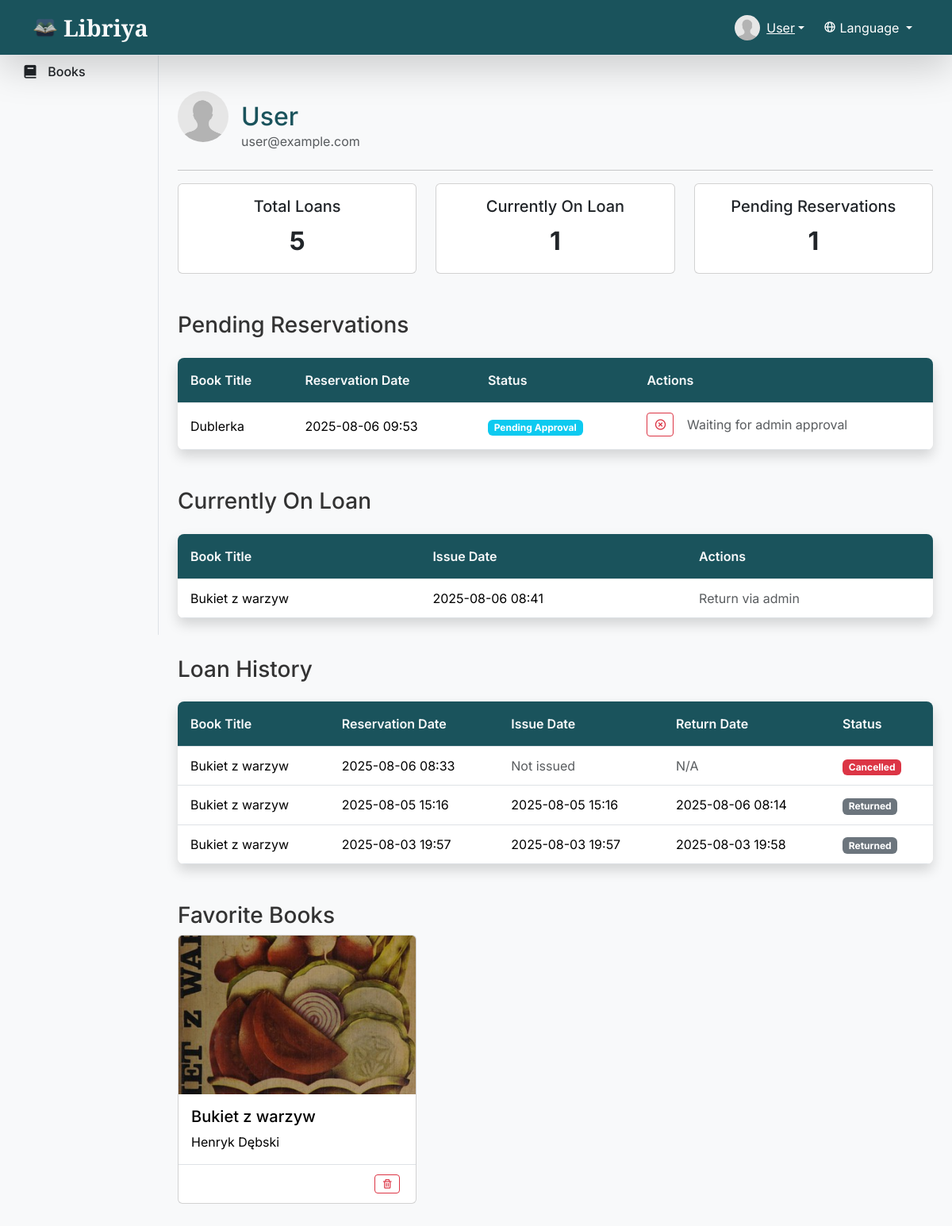
Screenshot of /user/profile/1 (signed in) with the database file from the repository.
### app/models.py (models this page shows, shortened)
class User(UserMixin, db.Model):
    id = db.Column(db.Integer, primary_key=True)
    username = db.Column(db.String(50), unique=True,
                         nullable=False, index=True)
    email = db.Column(db.String(120), unique=True, nullable=False, index=True)
    password_hash = db.Column(db.String(128), nullable=False)
    image_file = db.Column(db.String(20), nullable=False,
                           default='default.jpg')
    loans = db.relationship('Loan', back_populates='user', lazy=True)
    is_admin = db.Column(db.Boolean, default=False)
    favorites = db.relationship('Book', secondary=favorites, lazy='subquery',
                                backref=db.backref('favorited_by', lazy=True))
    received_notifications = db.relationship(
        'Notification', foreign_keys='Notification.recipient_id', back_populates='recipient', lazy=True, cascade='all, delete-orphan')
    sent_notifications = db.relationship(
        'Notification', foreign_keys='Notification.sender_id', back_populates='sender', lazy=True)
    comments = db.relationship('Comment', back_populates='user', lazy=True, cascade='all, delete-orphan')

class Loan(db.Model):
    id = db.Column(db.Integer, primary_key=True)
    book_id = db.Column(db.Integer, db.ForeignKey('book.id'), nullable=False)
    user_id = db.Column(db.Integer, db.ForeignKey('user.id'), nullable=False)
    reservation_date = db.Column(db.DateTime, default=datetime.datetime.utcnow)
    issue_date = db.Column(db.DateTime)
    return_date = db.Column(db.DateTime)
    status = db.Column(db.String(50), default='pending', nullable=False)
    book = db.relationship('Book', backref='loans')
    user = db.relationship('User', back_populates='loans')
    notifications = db.relationship(
        'Notification', back_populates='loan', lazy=True, cascade='all, delete-orphan')

class Book(db.Model):
    id = db.Column(db.Integer, primary_key=True)
    isbn = db.Column(db.String(13), unique=True, nullable=False, index=True)
    title = db.Column(db.String(200), nullable=False, index=True)
    authors = db.relationship(
        'Author', secondary=book_authors, lazy='subquery', back_populates='books')
    genres = db.relationship(
        'Genre', secondary=book_genres, lazy='subquery', back_populates='books')
    year = db.Column(db.Integer, nullable=False)
    cover = db.Column(db.String(200))
    status = db.Column(db.String(50), default='available', nullable=False)
    comments = db.relationship('Comment', back_populates='book', lazy=True, cascade='all, delete-orphan')

class Author(db.Model):
    id = db.Column(db.Integer, primary_key=True)
    name = db.Column(db.String(100), nullable=False, index=True)
    books = db.relationship('Book', secondary=book_authors,
                            lazy='subquery', back_populates='authors')

### app/routes.py (the view)
@bp.route("/user/profile/<int:user_id>")
@login_required
def user_profile(user_id):
    user = current_user
    all_loans = sorted(
        user.loans, key=lambda x: x.reservation_date, reverse=True)
    active_loans = [loan for loan in all_loans if loan.status == 'active']
    loan_history = [loan for loan in all_loans if loan.status ==
                    'returned' or loan.status == 'cancelled']
    pending_loans = [loan for loan in all_loans if loan.status == 'pending']
    favorite_books = user.favorites
    return render_template(
        "user_profile.html",
        user=user,
        loans=all_loans,
        active_loans=active_loans,
        loan_history=loan_history,
        pending_loans=pending_loans,
        favorite_books=favorite_books,
        title=f"{user.username}"
    )

### app/templates/user_profile.html
{% extends "layout.html" %}
{% block content %}
<div class="container">
    <div class="d-flex align-items-center mb-4">
        <img class="rounded-circle" src="{{ url_for('static', filename='uploads/' + user.image_file) }}"
            style="width: 64px; height: 64px; object-fit: cover;">
        <div class="ms-3">
            <h2 class="mb-0">{{ user.username }}</h2>
            <p class="text-muted mb-0">{{ user.email }}</p>
        </div>
    </div>
    <hr>
    <div class="row mb-4">
        <div class="col-md-4">
            <div class="card text-center h-100">
                <div class="card-body">
                    <h5 class="card-title">{{ _('Total Loans') }}</h5>
                    <p class="card-text fs-2 fw-bold">{{ loans|length }}</p>
                </div>
            </div>
        </div>
        <div class="col-md-4">
            <div class="card text-center h-100">
                <div class="card-body">
                    <h5 class="card-title">{{ _('Currently On Loan') }}</h5>
                    <p class="card-text fs-2 fw-bold">{{ active_loans|length }}</p>
                </div>
            </div>
        </div>
        <div class="col-md-4">
            <div class="card text-center h-100">
                <div class="card-body">
                    <h5 class="card-title">{{ _('Pending Reservations') }}</h5>
                    <p class="card-text fs-2 fw-bold">{{ pending_loans|length }}</p>
                </div>
            </div>
        </div>
    </div>
    <h3 class="mt-5">{{ _('Pending Reservations') }}</h3>
    {% if pending_loans %}
    <table class="table table-hover">
        <thead>
            <tr>
                <th>{{ _('Book Title') }}</th>
                <th>{{ _('Reservation Date') }}</th>
                <th>{{ _('Status') }}</th>
                <th>{{ _('Actions') }}</th>
            </tr>
        </thead>
        <tbody>
            {% for loan in pending_loans %}
            <tr>
                <td>{{ loan.book.title }}</td>
                <td>{{ loan.reservation_date.strftime('%Y-%m-%d %H:%M') }}</td>
                <td><span class="badge bg-info">{{ _('Pending Approval') }}</span></td>
                <td>
                    <form action="{{ url_for('main.user_cancel_reservation', loan_id=loan.id) }}" method="POST"
                        style="display: inline;">
                        <button type="submit" class="btn btn-outline-danger btn-sm" data-bs-toggle="tooltip"
                            data-bs-placement="top" title="{{ _('Cancel My Reservation') }}">
                            <i class="bx bx-x-circle"></i>
                        </button>
                    </form>
                    <span class="text-muted ms-2">{{ _('Waiting for admin approval') }}</span>
                </td>
            </tr>
            {% endfor %}
        </tbody>
    </table>
    {% else %}
    <p>{{ _('No pending reservations.') }}</p>
    {% endif %}
    <h3 class="mt-5">{{ _('Currently On Loan') }}</h3>
    {% if active_loans %}
    <table class="table table-hover">
        <thead>
            <tr>
                <th>{{ _('Book Title') }}</th>
                <th>{{ _('Issue Date') }}</th>
                <th>{{ _('Actions') }}</th>
            </tr>
        </thead>
        <tbody>
            {% for loan in active_loans %}
            <tr>
                <td>{{ loan.book.title }}</td>
                <td>{{ loan.issue_date.strftime('%Y-%m-%d %H:%M') }}</td>
                <td>
                    <span class="text-muted">{{ _('Return via admin') }}</span>
                </td>
            </tr>
            {% endfor %}
        </tbody>
    </table>
    {% else %}
    <p>{{ _('No books are currently on loan.') }}</p>
    {% endif %}
    <h3 class="mt-5">{{ _('Loan History') }}</h3>
    {% if loan_history %}
    <table class="table table-hover">
        <thead>
            <tr>
                <th>{{ _('Book Title') }}</th>
                <th>{{ _('Reservation Date') }}</th>
                <th>{{ _('Issue Date') }}</th>
                <th>{{ _('Return Date') }}</th>
                <th>{{ _('Status') }}</th>
            </tr>
        </thead>
        <tbody>
            {% for loan in loan_history %}
            <tr>
                <td>{{ loan.book.title }}</td>
                <td>{{ loan.reservation_date.strftime('%Y-%m-%d %H:%M') }}</td>
                <td>
                    {% if loan.issue_date %}
                        {{ loan.issue_date.strftime('%Y-%m-%d %H:%M') }}
                    {% else %}
                        <span class="text-muted">{{ _('Not issued') }}</span>
                    {% endif %}
                </td>
                <td>
                    {% if loan.return_date %}
                        {{ loan.return_date.strftime('%Y-%m-%d %H:%M') }}
                    {% else %}
                        <span class="text-muted">{{ _('N/A') }}</span>
                    {% endif %}
                </td>
                <td>
                    {% if loan.status == 'returned' %}
                        <span class="badge bg-secondary">{{ _('Returned') }}</span>
                    {% elif loan.status == 'cancelled' %}
                        <span class="badge bg-danger">{{ _('Cancelled') }}</span>
                    {% else %}
                        <span class="badge bg-light text-dark">{{ loan.status.replace('_', ' ').title() }}</span>
                    {% endif %}
                </td>
            </tr>
            {% endfor %}
        </tbody>
    </table>
    {% else %}
    <p>{{ _('No loan history.') }}</p>
    {% endif %}
    <h3 class="mt-5">{{ _('Favorite Books') }}</h3>
    {% if user.favorites %}
    <div class="row">
        {% for book in user.favorites %}
        <div class="col-md-4 mb-3">
            <form action="{{ url_for('main.book_detail', book_id=book.id) }}" method="GET" class="card h-100 card-link">
                <button type="submit" class="card-button">
                    {% if book.cover %}
                        <img src="{{ url_for('static', filename='uploads/' + book.cover) }}" class="card-img-top"
                            alt="{{ book.title }}" style="object-fit: cover; height: 200px;">
                    {% else %}
                        <img src="{{ url_for('static', filename='img/default_book_cover.jpg') }}" class="card-img-top"
                            alt="{{ _('No cover available') }}" style="object-fit: cover; height: 200px;">
                    {% endif %}
                    <div class="card-body d-flex flex-column">
                        <h5 class="card-title">{{ book.title }}</h5>
                        <p class="card-text">
                            {% for author in book.authors %}
                            {{ author.name }}{% if not loop.last %}, {% endif %}
                            {% endfor %}
                        </p>
                    </div>
                </button>
                <div class="card-footer bg-transparent border-top d-flex justify-content-end">
                    <form action="{{ url_for('main.remove_favorite', book_id=book.id) }}" method="POST">
                        <button type="submit" class="btn btn-sm btn-outline-danger" data-bs-toggle="tooltip"
                            data-bs-placement="top" title="{{ _('Remove from Favorites') }}">
                            <i class="bx bx-trash"></i>
                        </button>
                    </form>
                </div>
            </form>
        </div>
        {% endfor %}
    </div>
    {% else %}
    <p>{{ _('No favorite books yet.') }}</p>
    {% endif %}
</div>
{% endblock %}

### app/templates/layout.html (shortened to what this page needs)
<!DOCTYPE html>
<html lang="en">
<head>
    <link href="https://cdn.jsdelivr.net/npm/bootstrap@5.3.3/dist/css/bootstrap.min.css" rel="stylesheet">
    <link href="https://unpkg.com/boxicons@2.1.4/css/boxicons.min.css" rel="stylesheet">
    <link rel="stylesheet" href="{{ url_for('static', filename='/css/style.css') }}">
    <link rel="stylesheet" href="https://cdn.jsdelivr.net/gh/lipis/flag-icons@7.0.0/css/flag-icons.min.css" />
</head>
<body class="{% if login_page %}login-background{% endif %}">
    <nav class="navbar navbar-expand-lg navbar-dark bg-custom-dark border-bottom shadow-lg fixed-top">
        <div class="container">
            <a class="navbar-brand title-text d-flex align-items-center" href="/">
                <img src="{{ url_for('static', filename='/images/logo.png') }}" alt="Libriya" class="me-2"> Libriya
            </a>
            <div class="collapse navbar-collapse" id="navbarSupportedContent">
                <ul class="navbar-nav ms-auto mb-2 mb-lg-0 d-flex align-items-center">
                    {% if current_user.is_authenticated %}
                    <li class="nav-item dropdown">
                        <a class="user-display dropdown-toggle d-flex align-items-center text-white" href="#"
                            role="button" id="userDropdown" data-bs-toggle="dropdown" aria-expanded="false">
                            <span class="position-relative d-inline-block me-2">
                                <img class="rounded-circle"
                                    src="{{ url_for('static', filename='uploads/' + current_user.image_file) }}"
                                    style="width: 32px; height: 32px; object-fit: cover;">
                            </span>
                            {{ current_user.username }}
                        </a>
                    </li>
                    {% else %}
                    <li class="nav-item">
                        <a class="nav-link text-white" href="{{ url_for('main.login') }}">{{ _('Log In') }}</a>
                    </li>
                    {% endif %}
                    <li class="nav-item dropdown ms-3">
                        <a class="nav-link dropdown-toggle text-white" href="#" id="languageDropdown" role="button"
                            data-bs-toggle="dropdown" aria-expanded="false">
                            <i class='bx bx-globe'></i> {{ _('Language') }}
                        </a>
                    </li>
                </ul>
            </div>
        </div>
    </nav>
    <div class="container-fluid">
        <div class="row">
            {% if not login_page %}
            <nav id="sidebarMenu" class="col-md-2 d-none d-md-block bg-light sidebar border-end pt-5">
                <div class="position-sticky pt-3">
                    <ul class="nav nav-pills flex-column">
                        <li class="nav-item mb-1">
                            <a class="nav-link {% if active_page == 'books' %}active {% else %}text-dark {% endif %}"
                                href="{{ url_for('main.home') }}">
                                <i class='bx bxs-book align-middle me-2'></i>
                                <span class="align-middle">{{ _('Books') }}</span>
                            </a>
                        </li>
                    </ul>
                </div>
            </nav>
            {% endif %}
            <main
                class="{% if login_page %}col-12{% else %}col-md-10 ms-sm-auto{% endif %} main-content {% if login_page %}login-full-height{% else %}pt-5{% endif %}">
                {% block content %}{% endblock %}
            </main>
        </div>
    </div>
</body>
</html>

### rows the page displays
User: image_file (placeholder picture), username "User", email "user@example.com"
Loan: book "Dublerka", reservation_date "2025-08-06 09:53"
Loan: book "Bukiet z warzyw", issue_date "2025-08-06 08:41"
Loan: book "Bukiet z warzyw", reservation_date "2025-08-06 08:33"
Loan: book "Bukiet z warzyw", reservation_date "2025-08-05 15:16", issue_date "2025-08-05 15:16", return_date "2025-08-06 08:14"
Loan: book "Bukiet z warzyw", reservation_date "2025-08-03 19:57", issue_date "2025-08-03 19:57", return_date "2025-08-03 19:58"
Book: cover (picture), title "Bukiet z warzyw"
Author: name "Henryk Dębski"

### other values shown
{{ loans|length }} "5"
{{ active_loans|length }} "1"
{{ pending_loans|length }} "1"
